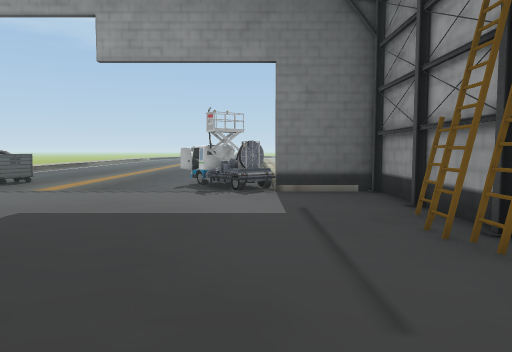
[1] (above)

24 first-person views from a walk through a Unity game level. The camera is 1.4 m above the floor, tilts 4° down and sees 70° across. The floor is counted in squares, 1 m on a side. Each view is taken from the middle of a square. On the plan, view 1 faces up. The plan holds only what a view shows up to about 16 squares ahead; the rest is blank. The place goes on beyond the plan. The player is left out.

[2]
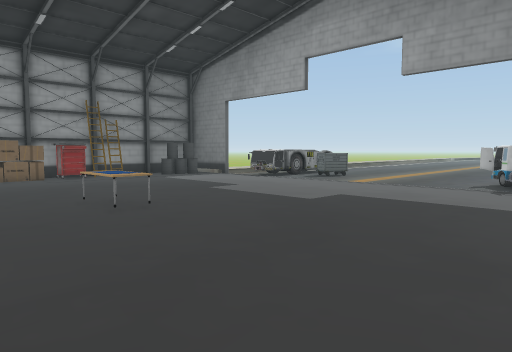

[3]
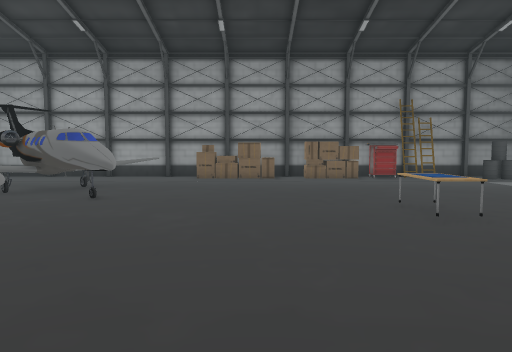

[4]
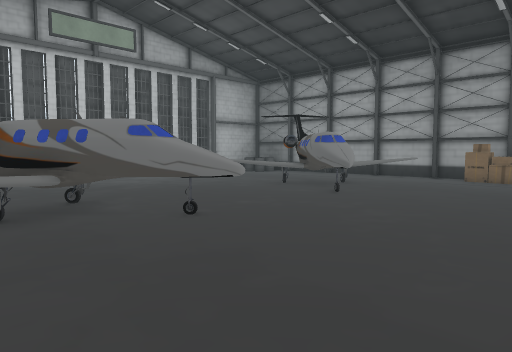

[5]
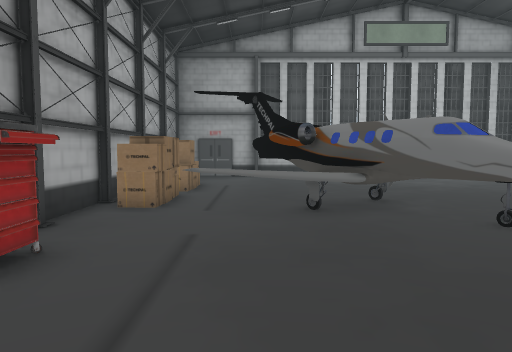

[6]
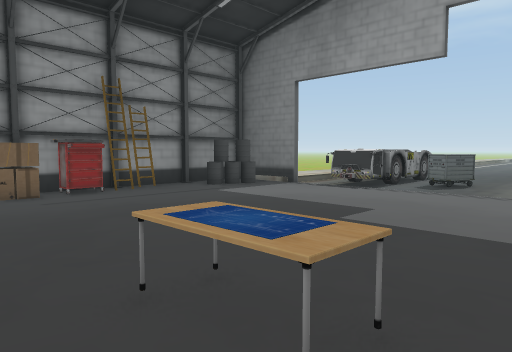

[7]
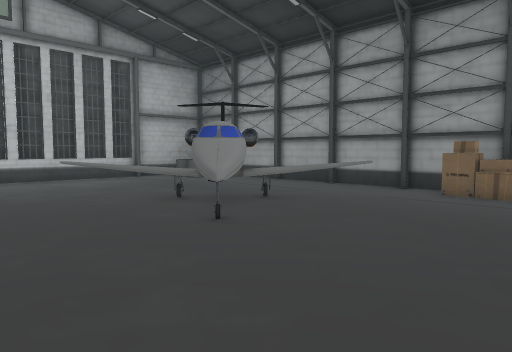

[8]
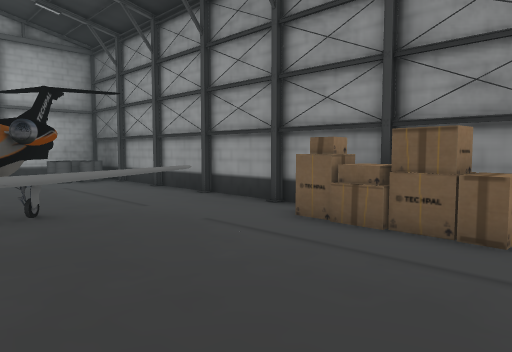

[9]
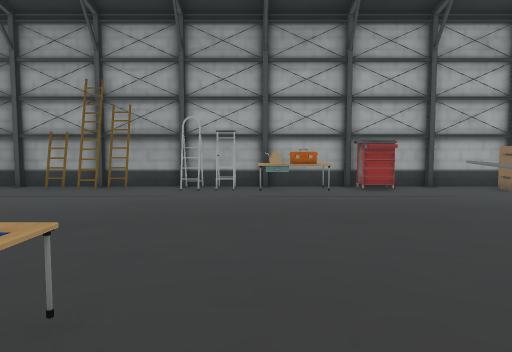

[10]
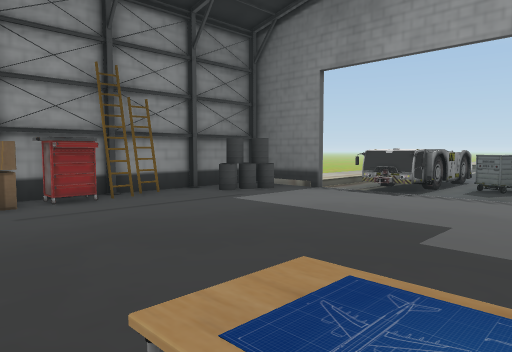

[11]
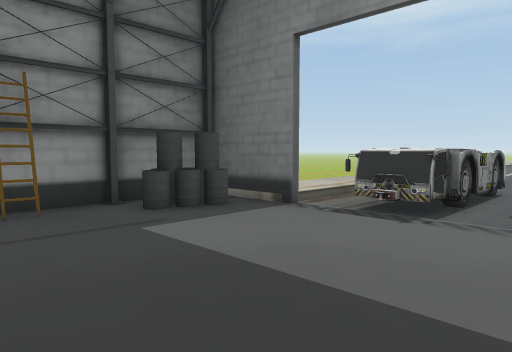

[12]
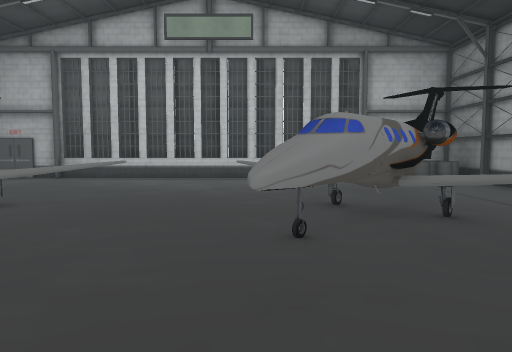

[13]
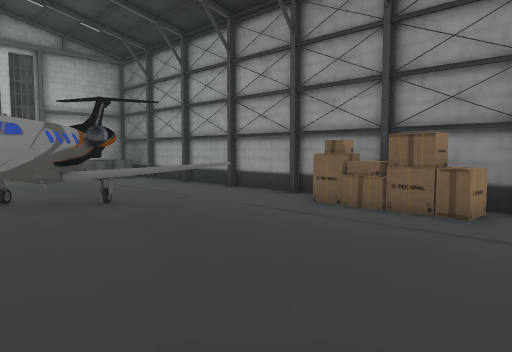

[14]
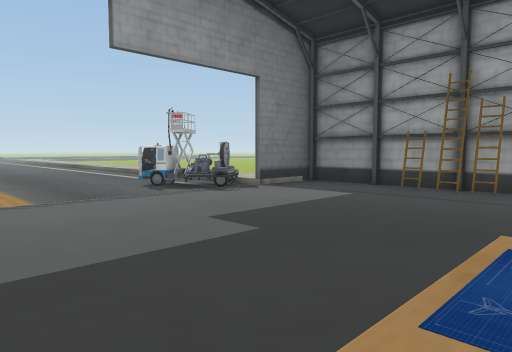

[15]
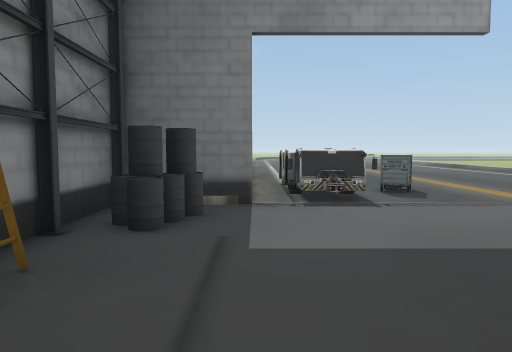

[16]
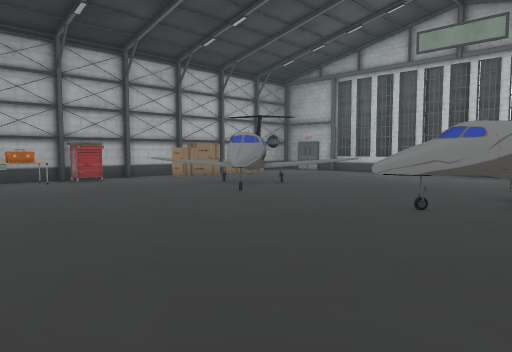

[17]
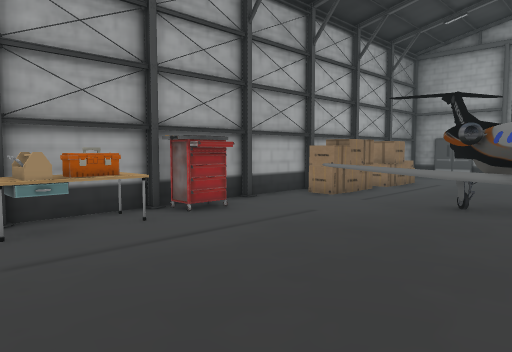

[18]
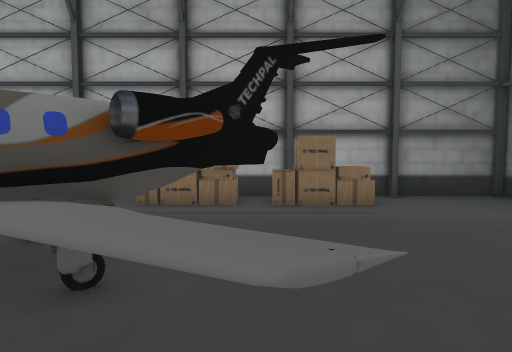

[19]
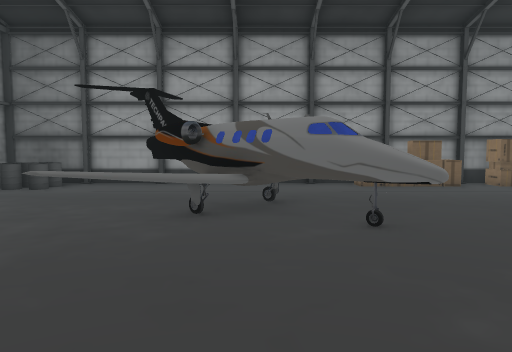

[20]
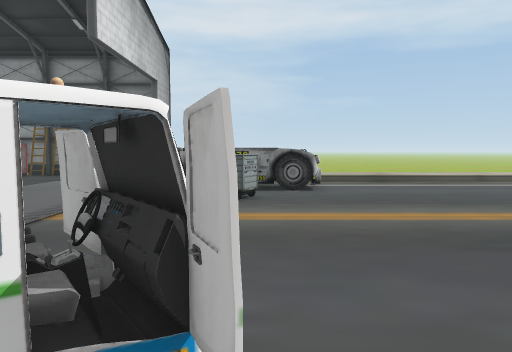

[21]
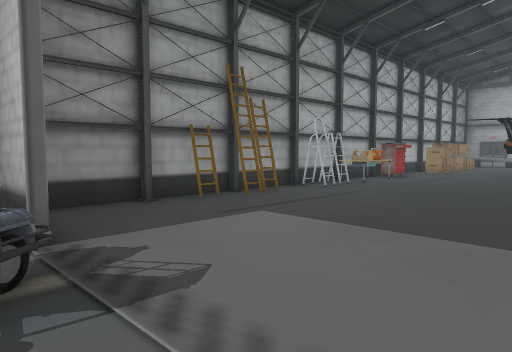

[22]
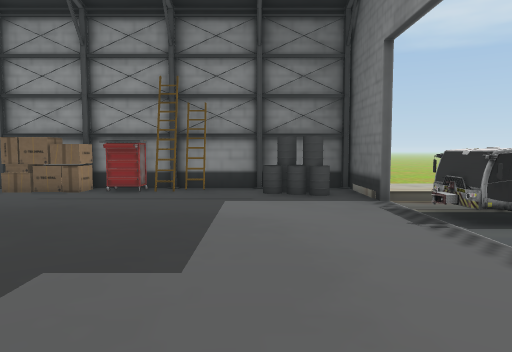

[23]
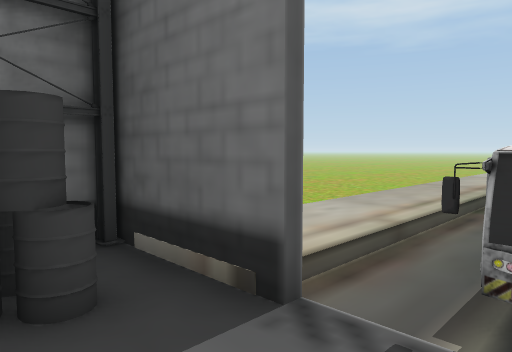

[24]
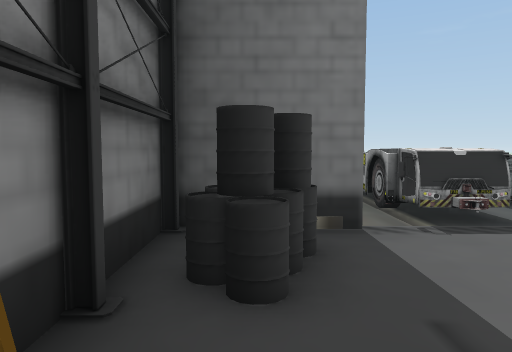

### Floor plan
Key: @ floor where view 1 was taken; # wall or solid block; x gap in a wall; . main floor; : floor 0.25 m higher than the main floor; / step, stairs or slope; = window, fence, low wall or low ledge; ^ raised ledge; T thing the floor can be seen under or through; O other object.
Columns run from 20 left of view 1 to 4 right of it. Each row starts with its distance up from view 1.
 19  /::.^^^...........
 18  /::.^ ^...........
 17  /::.^^^.^........##.
 16  /::.^^^.^.......###.
 15  /::.^ ^.........####
 14  /::.^^^..........=##:
 13    :..^#...........###
 12 x####................####
 11 .OOO....................#
 10 .#O.....................#
  9 ##O.....................#
  8 #.......................#
  7 #O......................O
  6 #O.....................O#
  5  ##....................O#
  4 .##.....................#
  3 x##....................O#
  2  ##........OOO.........O#
  1 ###....................O#
  0 #...................@..O#
 -1 #^^....................O#
 -2  ##....................O#
 -3  #^.....................#
 -4 ##^....................##
 -5 #^#....................##
 -6 #........TT....^........#
 -7 #...^^..TT^....^T...^^..#
 -8 #....^^TTT......T#^^^...#
 -9 #.....^TT........TT^...##
-10 #....TTT^^......^^TT...##
-11 #....TTT^^^....^^xTT...##
-12 #....T...^^...^^...TT...#
-13 #.....................###
-14 #.....................###
-15 #.....................=^#
-16 ##......................#
-17 # OO... ................#

Positions as (right, up) in squares from view 1, and headings:
1: (0, 0), facing up
2: (1, -2), facing up-left
3: (0, -2), facing left
4: (0, 0), facing down-left
5: (0, 0), facing down
6: (-6, 0), facing up-left
7: (-6, -1), facing down-left
8: (-12, 0), facing down-left
9: (-10, 0), facing right
10: (-8, 1), facing up-left
11: (-10, 5), facing up-left
12: (-10, -1), facing down
13: (-10, 1), facing down-left
14: (-10, 2), facing up-right
15: (-16, 3), facing up
16: (-14, 2), facing down-right
17: (-4, 1), facing down-right
18: (-7, -12), facing right
19: (-4, -9), facing left
20: (0, 17), facing left
21: (-5, 14), facing down-right
22: (-6, 9), facing left
23: (-14, 10), facing up-left
24: (-18, 6), facing up
